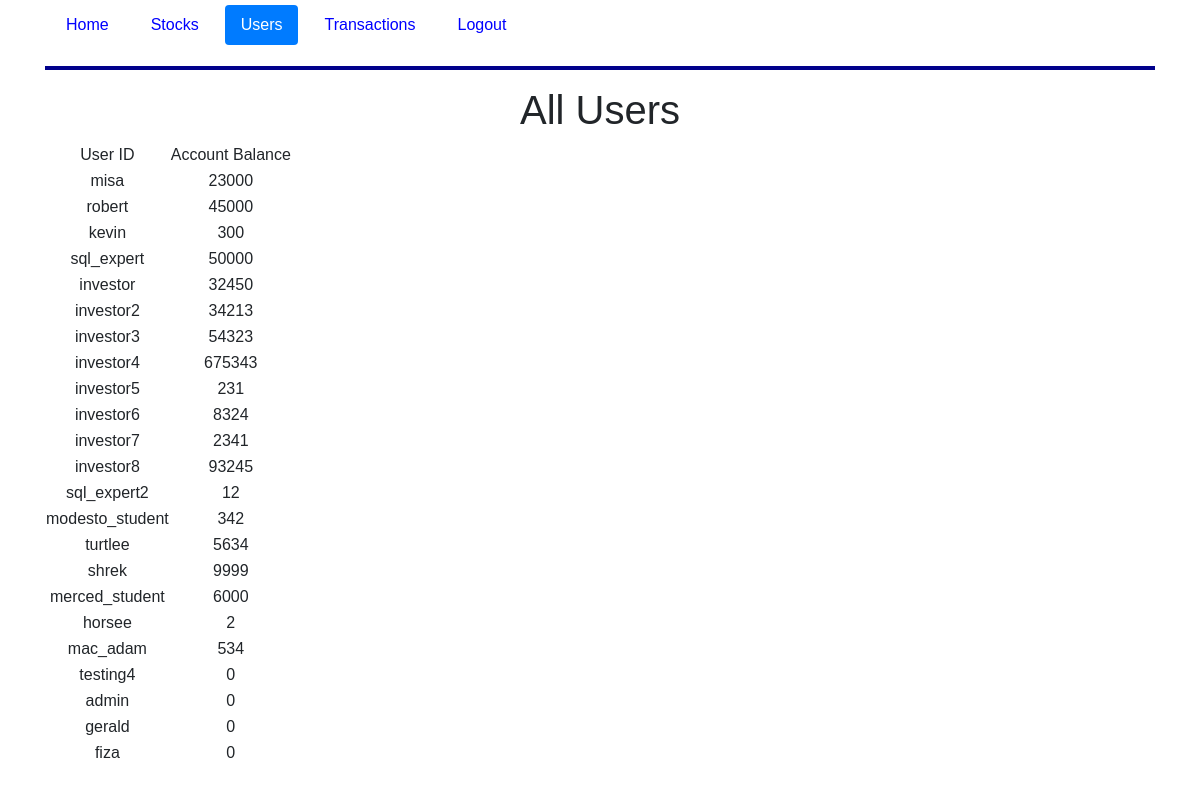
The app's page /users (signed in) with its own data.
### tables this page shows
CREATE TABLE users(
    u_userid integer primary key autoincrement,
    u_username text not null,
    u_password text not null,
    u_acctbal decimal(10,2) default 0.00
);

### application/routes.py (the view)
@app.route('/users')
def users():
    if session.get('username') != 'admin':
        return redirect('/home')
    conn = db
    db.row_factory = sqlite3.Row
    cur = db.cursor()
    cur.execute("SELECT * FROM users;")
    user_rows = cur.fetchall()
    return render_template('users.html', user_rows=user_rows, users=True)

### application/routes.py (called while the page is built)
@app.teardown_appcontext
def close_connection(exception):
    db = getattr(g, '_database', None)
    if db is not None:
        db.close()

### application/templates/users.html
{% extends "layout.html" %}
{% block content %}
    <div class="container">
        <div class="row">
            <div class="col-md-12 text-center">
                <h1>All Users</h1>
            </div>
        </div>
    </div>
    <table>
        <thead>
            <td>User ID</td>
            <td>Account Balance</td>
        </thead>
        {% for row in user_rows %}
            <tr>
                <td>{{row["u_username"]}}</td>
                <td>{{row["u_acctbal"]}}</td>
            </tr>
        {% endfor %}
    </table>
{% endblock %}

### application/static/css/main.css (style rules this page uses)
* { box-sizing: border-box; }
*:before, *:after { box-sizing: border-box; }
html, body { font-family: Arial, Helvetica, sans-serif; height: 100%; position: relative; margin:0px; }

### records on screen
users: u_username "misa", u_acctbal "23000"
users: u_username "robert", u_acctbal "45000"
users: u_username "kevin", u_acctbal "300"
users: u_username "sql_expert", u_acctbal "50000"
users: u_username "investor", u_acctbal "32450"
users: u_username "investor2", u_acctbal "34213"
users: u_username "investor3", u_acctbal "54323"
users: u_username "investor4", u_acctbal "675343"
users: u_username "investor5", u_acctbal "231"
users: u_username "investor6", u_acctbal "8324"
users: u_username "investor7", u_acctbal "2341"
users: u_username "investor8", u_acctbal "93245"
users: u_username "sql_expert2", u_acctbal "12"
users: u_username "modesto_student", u_acctbal "342"
users: u_username "turtlee", u_acctbal "5634"
users: u_username "shrek", u_acctbal "9999"
users: u_username "merced_student", u_acctbal "6000"
users: u_username "horsee", u_acctbal "2"
users: u_username "mac_adam", u_acctbal "534"
users: u_username "testing4", u_acctbal "0"
users: u_username "admin", u_acctbal "0"
users: u_username "gerald", u_acctbal "0"
users: u_username "fiza", u_acctbal "0"
